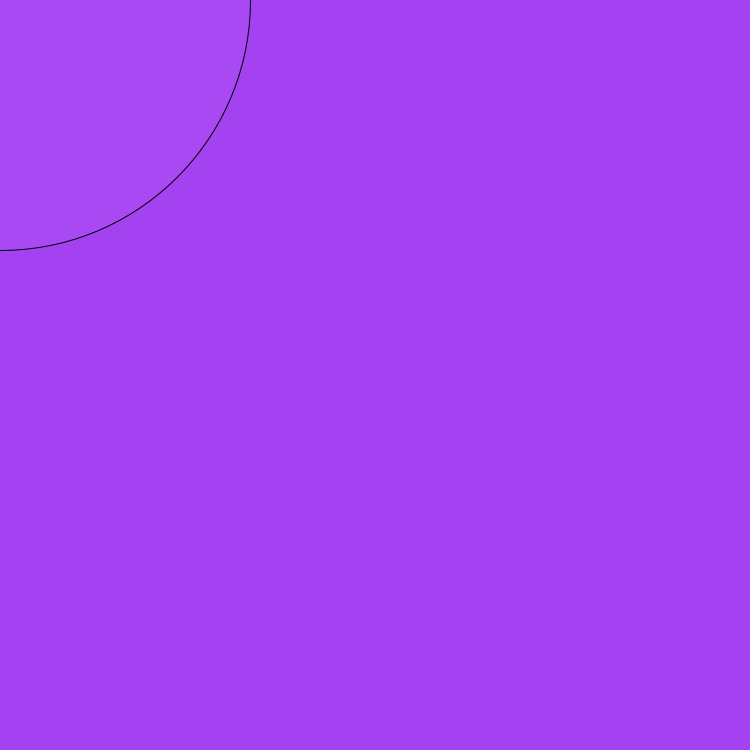
Frame 1 (no input)
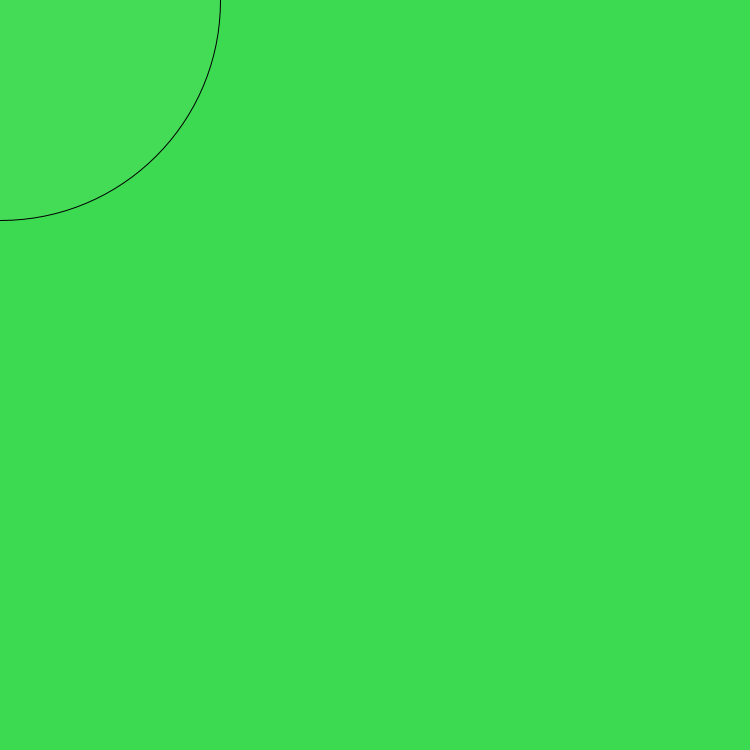
Frame 60 (the mouse pressed at the canvas centre just before this capture)
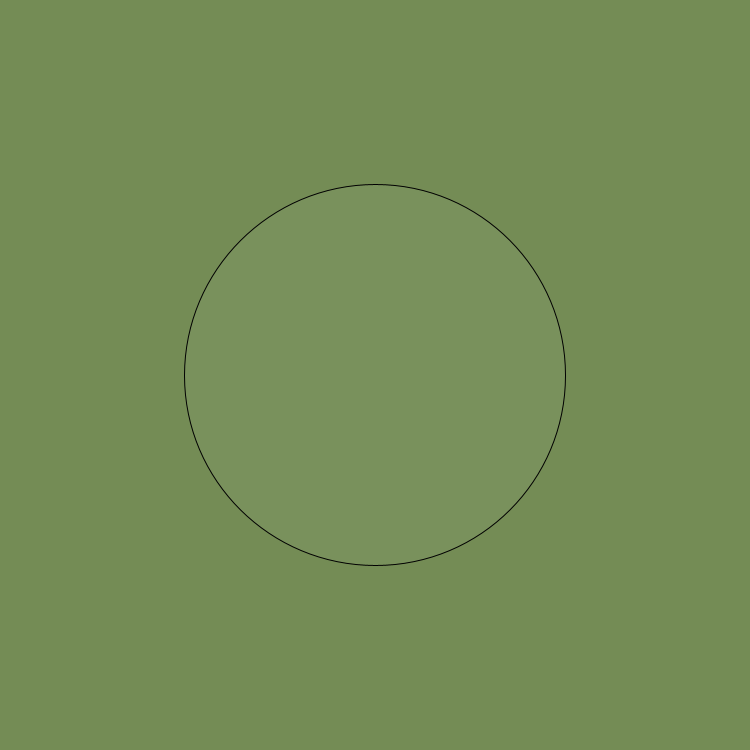
Frame 120 (the mouse held since frame 60 and released just before this capture)

The Processing sketch that drew these frames (run headless with seeded random() and noise(); from frame 60 on, the mouse is pressed at the canvas centre):

// Processing sketch: processing_14449
// ── processing_14449.pde

int K;
int x;

void setup () {
  K=500;
  x=0;
  size(750,750);
  background(random(255),random(255),random(255));
}

void draw() {
  x += 1;

  if (x%60 == 0) {
    background(random(255),random(255),random(255));
  }
  fill (255,10);
  ellipse(mouseX,mouseY,K,K);
  if(K > 0) {
    K = K - 1;
  }
}






void mouseClicked() {
  K=500;
}
